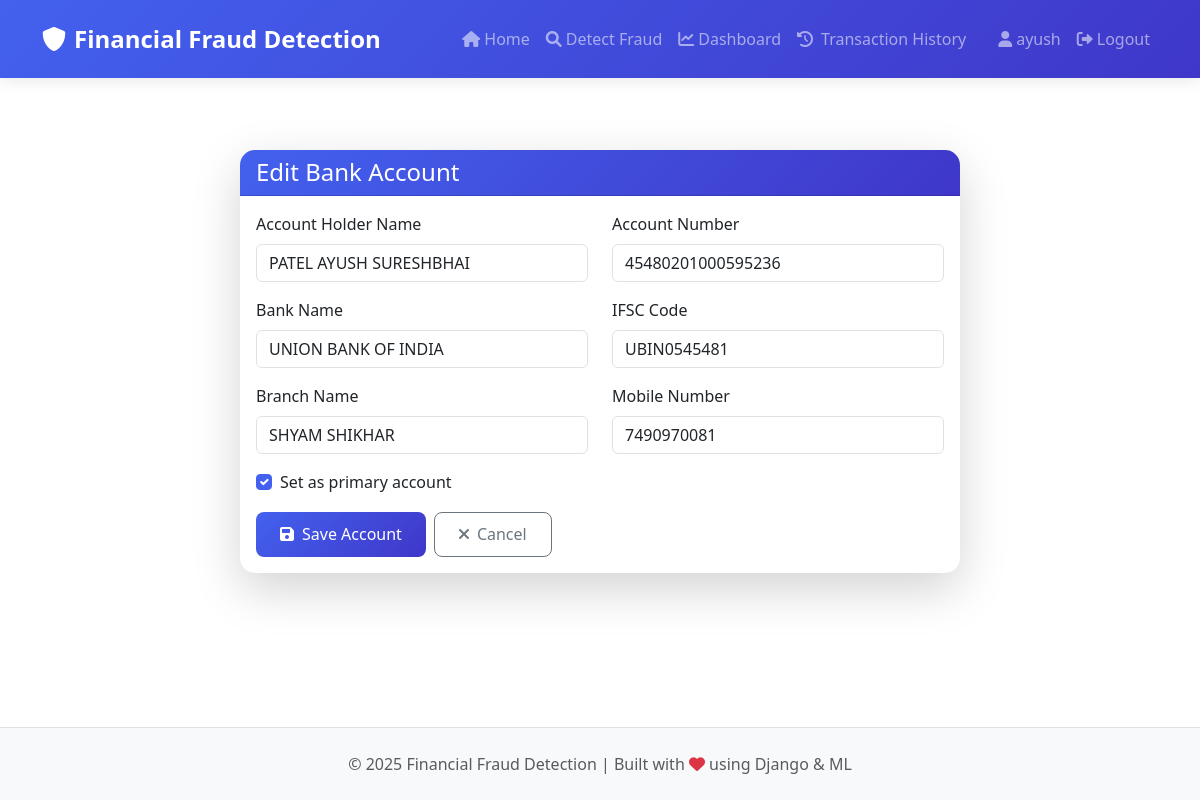
/accounts/2/edit/ (signed in), run on the app's committed database.
### detector/models.py (models this page shows, shortened)
class CustomUser(AbstractUser):
    ip_address = models.GenericIPAddressField(null=True, blank=True)
    device_id = models.CharField(max_length=100, null=True, blank=True)
    last_login_ip = models.GenericIPAddressField(null=True, blank=True)
    last_login_device = models.CharField(max_length=100, null=True, blank=True)
    created_at = models.DateTimeField(default=timezone.now)
    updated_at = models.DateTimeField(auto_now=True)
    failed_login_attempts = models.PositiveIntegerField(default=0)

class BankAccount(models.Model):
    user = models.ForeignKey(CustomUser, on_delete=models.CASCADE, related_name='bank_accounts')
    account_holder_name = models.CharField(max_length=100)
    account_number = models.CharField(
        max_length=20,
        validators=[RegexValidator(r'^\d{9,18}$', 'Enter a valid account number (9-18 digits)')]
    )
    bank_name = models.CharField(max_length=100)
    ifsc_code = models.CharField(
        max_length=11,
        validators=[RegexValidator(r'^[A-Z]{4}0[A-Z0-9]{6}$', 'Enter a valid IFSC code')]
    )
    branch_name = models.CharField(max_length=100)
    mobile_number = models.CharField(
        max_length=10,
        validators=[RegexValidator(r'^\d{10}$', 'Enter a valid 10-digit mobile number')]
    )
    current_balance = models.DecimalField(max_digits=12, decimal_places=2, default=1000000)
    is_primary = models.BooleanField(default=False)
    is_active = models.BooleanField(default=True)
    created_at = models.DateTimeField(auto_now_add=True)
    updated_at = models.DateTimeField(auto_now=True)
    class Meta:
        unique_together = ['user', 'account_number']
        ordering = ['-is_primary', '-created_at']

### detector/views.py (the view)
# urls.py: path('accounts/<int:pk>/edit/', views.edit_bank_account, name='edit_bank_account'),
@login_required
def edit_bank_account(request, pk):
    bank_account = get_object_or_404(BankAccount, pk=pk, user=request.user)
    if request.method == 'POST':
        form = BankAccountForm(request.POST, instance=bank_account)
        if form.is_valid():
            form.save()
            messages.success(request, 'Bank account updated successfully!')
            return redirect('profile')
    else:
        form = BankAccountForm(instance=bank_account)
    return render(request, 'detector/bank_account_form.html', {
        'form': form,
        'title': 'Edit Bank Account',
        'bank_account': bank_account
    })

### templates/detector/bank_account_form.html (shortened to what this page needs)
{% extends 'detector/base.html' %}
{% load static %}
{% block content %}
<div class="container mt-5">
    <div class="row justify-content-center">
        <div class="col-md-8">
            <div class="card shadow-lg">
                <div class="card-header bg-primary text-white">
                    <h4 class="mb-0">{{ title }}</h4>
                </div>
                <div class="card-body">
                    <form method="post" class="needs-validation" novalidate>
                        <div class="row">
                            <div class="col-md-6 mb-3">
                                <label for="{{ form.account_holder_name.id_for_label }}" class="form-label">
                                    Account Holder Name
                                </label>
                                {{ form.account_holder_name }}
                            </div>
                            <div class="col-md-6 mb-3">
                                <label for="{{ form.account_number.id_for_label }}" class="form-label">
                                    Account Number
                                </label>
                                {{ form.account_number }}
                            </div>
                            <div class="col-md-6 mb-3">
                                <label for="{{ form.bank_name.id_for_label }}" class="form-label">
                                    Bank Name
                                </label>
                                {{ form.bank_name }}
                            </div>
                            <div class="col-md-6 mb-3">
                                <label for="{{ form.ifsc_code.id_for_label }}" class="form-label">
                                    IFSC Code
                                </label>
                                {{ form.ifsc_code }}
                            </div>
                            <div class="col-md-6 mb-3">
                                <label for="{{ form.branch_name.id_for_label }}" class="form-label">
                                    Branch Name
                                </label>
                                {{ form.branch_name }}
                            </div>
                            <div class="col-md-6 mb-3">
                                <label for="{{ form.mobile_number.id_for_label }}" class="form-label">
                                    Mobile Number
                                </label>
                                {{ form.mobile_number }}
                            </div>
                            <div class="col-12 mb-3">
                                <div class="form-check">
                                    {{ form.is_primary }}
                                    <label class="form-check-label" for="{{ form.is_primary.id_for_label }}">
                                        Set as primary account
                                    </label>
                                </div>
                            </div>
                        </div>
                        <div class="d-flex gap-2">
                            <button type="submit" class="btn btn-primary">
                                <i class="fas fa-save me-2"></i>Save Account
                            </button>
                            <a href="{% url 'profile' %}" class="btn btn-outline-secondary">
                                <i class="fas fa-times me-2"></i>Cancel
                            </a>
                        </div>
                    </form>
                </div>
            </div>
        </div>
    </div>
</div>
{% endblock %}

### templates/detector/base.html (shortened to what this page needs)
<!DOCTYPE html>
<html lang="en">
<head>
    <link href="https://cdn.jsdelivr.net/npm/bootstrap@5.3.2/dist/css/bootstrap.min.css" rel="stylesheet">
    <link href="https://cdnjs.cloudflare.com/ajax/libs/font-awesome/6.0.0/css/all.min.css" rel="stylesheet">
    <link href="https://unpkg.com/aos@2.3.1/dist/aos.css" rel="stylesheet">
</head>
<body>
    <nav class="navbar navbar-expand-lg navbar-dark bg-primary">
        <div class="container">
            <a class="navbar-brand" href="{% url 'home' %}">
                <i class="fas fa-shield-alt me-2"></i>Financial Fraud Detection
            </a>
            <div class="collapse navbar-collapse" id="navbarNav">
                <ul class="navbar-nav ms-auto">
                    <li class="nav-item">
                        <a class="nav-link {% if request.path == '/' %}active{% endif %}" href="{% url 'home' %}">
                            <i class="fas fa-home me-1"></i>Home
                        </a>
                    </li>
                    {% if user.is_authenticated %}
                        <li class="nav-item">
                            <a class="nav-link {% if 'detect' in request.path %}active{% endif %}" href="{% url 'detect_fraud' %}">
                                <i class="fas fa-search me-1"></i>Detect Fraud
                            </a>
                        </li>
                        <li class="nav-item">
                            <a class="nav-link {% if 'dashboard' in request.path %}active{% endif %}" href="{% url 'dashboard' %}">
                                <i class="fas fa-chart-line me-1"></i>Dashboard
                            </a>
                        </li>
                        <li class="nav-item">
                            <a class="nav-link {% if request.resolver_match.url_name == 'transaction_history' %}active{% endif %}" href="{% url 'transaction_history' %}">
                                <i class="fas fa-history me-2"></i>Transaction History
                            </a>
                        </li>
                    {% endif %}
                </ul>
                <ul class="navbar-nav ms-3">
                    {% if user.is_authenticated %}
                        <li class="nav-item">
                            <a class="nav-link {% if 'profile' in request.path %}active{% endif %}" href="{% url 'profile' %}">
                                <i class="fas fa-user me-1"></i>{{ user.username }}
                            </a>
                        </li>
                        <li class="nav-item">
                            <a class="nav-link" href="{% url 'logout' %}">
                                <i class="fas fa-sign-out-alt me-1"></i>Logout
                            </a>
                        </li>
                    {% endif %}
                </ul>
            </div>
        </div>
    </nav>
    <main class="container py-4">
        {% block content %}{% endblock %}
    </main>
    <footer class="text-center text-muted">
        <div class="container">
            <p class="mb-0">&copy; 2025 Financial Fraud Detection | Built with <i class="fas fa-heart text-danger"></i> using Django & ML</p>
        </div>
    </footer>
</body>
</html>

### templates/detector/base.html (style rules this page uses)
:root { --primary-color: #4361ee; --secondary-color: #3f37c9; --accent-color: #4895ef; --text-color: #2b2d42; --light-bg: #f8f9fa; }
body { min-height: 100vh; display: flex; flex-direction: column; font-family: 'Segoe UI', system-ui, -apple-system, sans-serif; color: var(--text-color); }
.navbar { background: linear-gradient(135deg, var(--primary-color), var(--secondary-color)); padding: 1rem 0; box-shadow: 0 2px 15px rgba(0,0,0,0.1); }
.navbar-brand { font-weight: 700; font-size: 1.5rem; transition: transform 0.3s ease; }
.nav-link { position: relative; padding: 0.5rem 1rem; transition: color 0.3s ease; }
.nav-link::after { content: ''; position: absolute; width: 0; height: 2px; bottom: 0; left: 0; background-color: white; transition: width 0.3s ease; }
.card-header { font-weight: 600; background: linear-gradient(135deg, var(--primary-color), var(--accent-color)); color: white; }
main { flex: 1; padding: 2rem 0; }
footer { margin-top: auto; padding: 1.5rem 0; background: var(--light-bg); border-top: 1px solid rgba(0,0,0,0.1); }
.btn { border-radius: 8px; padding: 0.6rem 1.5rem; transition: all 0.3s ease; }
.btn-primary { background: var(--primary-color); border: none; }

### templates/detector/bank_account_form.html (style rules this page uses)
.card { border: none; border-radius: 15px; }
.card-header { border-radius: 15px 15px 0 0 !important; background: linear-gradient(135deg, #4361ee 0%, #3f37c9 100%); }
.form-check-input:checked { background-color: #4361ee; border-color: #4361ee; }
.btn-primary { background: linear-gradient(135deg, #4361ee 0%, #3f37c9 100%); border: none; transition: all 0.3s ease; }

### data on the page
CustomUser: username "ayush"
BankAccount: account_holder_name "PATEL AYUSH SURESHBHAI", account_number "45480201000595236", bank_name "UNION BANK OF INDIA", ifsc_code "UBIN0545481", branch_name "SHYAM SHIKHAR", mobile_number "7490970081", is_primary "☑"

### other printed values
{{ title }} "Edit Bank Account"
